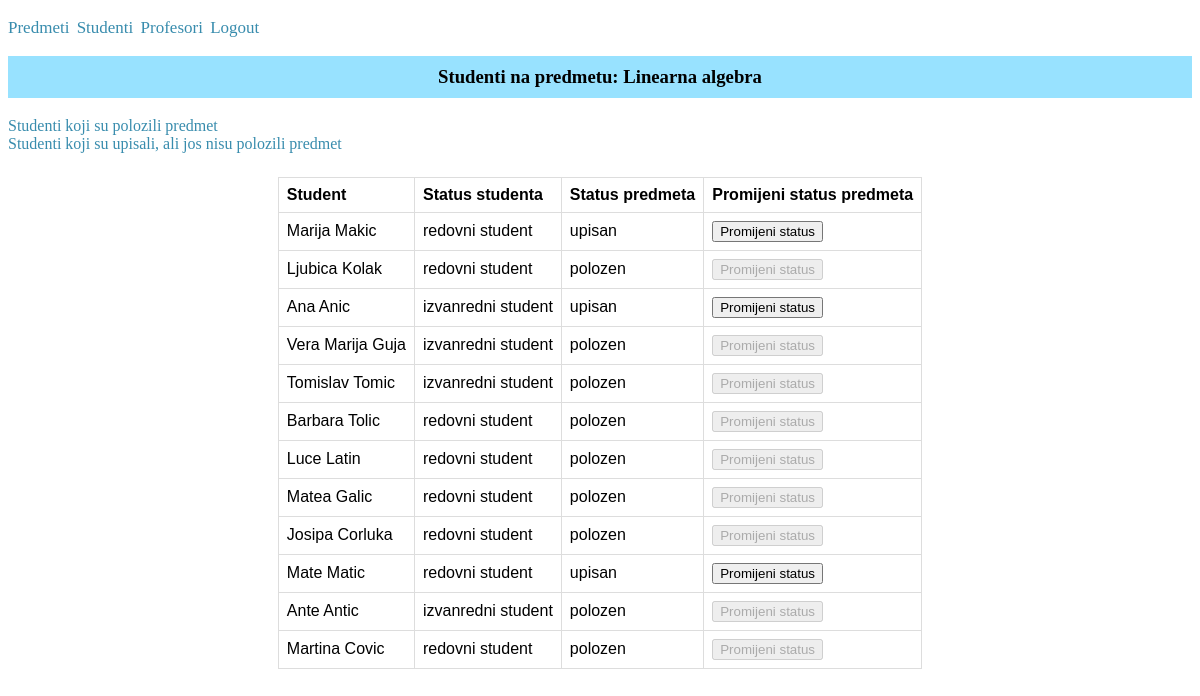
The app's page /students_on_subject/1/ (signed in) with its own data.
### app1/models.py (models this page shows, shortened)
class Predmeti(models.Model):
    IZBORNI = (('DA', 'da'), ('NE', 'ne'))
    name = models.CharField(max_length=255)
    kod = models.CharField(max_length=16)
    program = models.TextField()
    ects = models.IntegerField()
    sem_red = models.IntegerField()
    sem_izv = models.IntegerField()
    izborni = models.CharField(max_length=50, choices=IZBORNI)
    lecturer = models.ForeignKey(Korisnik, on_delete=models.CASCADE, blank=True, null=True)

class Upisi(models.Model):
    student = models.ForeignKey(Korisnik, on_delete=models.CASCADE, blank=True, null=True, related_name='korisnik')
    predmet = models.ForeignKey(Predmeti, on_delete=models.CASCADE, blank=True, null=True, related_name ='predmeti')
    STATUS = (('upisan', 'Upisan'), ('polozen', 'Polozen'))
    status = models.CharField(max_length=64, choices=STATUS, default='upisan')

class Korisnik(AbstractUser):
    email = models.EmailField()
    ROLES = (('profesor', 'profesor'), ('student', 'student'))
    role = models.CharField(max_length=50, choices=ROLES)
    STATUS = (('none', 'None'), ('izvanredni student', 'izvanredni student'), ('redovni student', 'redovni student'))
    status = models.CharField(max_length=50, choices=STATUS)

### app1/decorators.py (the view)
    def wrap(request, *args, **kwargs):
        if request.user.role == 'profesor' or request.user.is_superuser:
            return function(request, *args, **kwargs)
        else:
            return redirect('front_page')

### app1/views.py (called while the page is built)
@profesor_required
def students_on_subject(request, subject_id):
    rows = Upisi.objects.filter(predmet_id = subject_id)
    subject = Predmeti.objects.get(id = subject_id)
    return render(request, 'students_on_subject.html', {'data':rows, 'subject':subject})

### app1/templates/students_on_subject.html
{% extends 'base.html' %}
{% block students_on_subject %}
<h3>Studenti na predmetu: {{subject.name}}</h3>
<a href="{%url 'students_passed_subject' subject_id=subject.id %}">Studenti koji su polozili predmet</a><br>
<td ><a href="{%url 'enrolled_not_passed' subject_id=subject.id %}">Studenti koji su upisali, ali jos nisu polozili predmet</a>
<table class="students_subject">
    <tr>
        <th>Student</th>
        <th>Status studenta</th>
        <th>Status predmeta</th>
        <th>Promijeni status predmeta</th>
    </tr>
{% for student in data %}
    <tr>
        <td>{{student.student.first_name}} {{student.student.last_name}}</td>
        <td>{{student.student.status}}</td>
        <td>{{student.status}}</td>
        {% if student.status == 'upisan' %}
        <td ><a href="{%url 'change_status' subject_id=subject.id student_id=student.student.id %}"><button class="change_status">Promijeni status</button></a></td>
        {% else %}
            <td><button type="submit" disabled>Promijeni status</i></button></td>
        {% endif %}
    </tr>
{% endfor %}
</table>
{% endblock %}

### app1/static/css/style.css (style rules this page uses)
table { font-family: arial, sans-serif; border-collapse: collapse; margin-left: auto; margin-right: auto; margin-top: 2%; }
td, th { border: 1px solid #dddddd; text-align: left; padding: 8px; }
h3 { text-align: center; padding:10px 15px; background-color: rgba(127, 219, 255, 0.805); }
a { color: rgba(7, 112, 153, 0.805); text-decoration: none; }

### records on screen
Predmeti: name "Linearna algebra"
Upisi: student.first_name "Marija", student.last_name "Makic", student.status "redovni student", status "upisan", shows "Promijeni status"
Upisi: student.first_name "Ljubica", student.last_name "Kolak", student.status "redovni student", status "polozen", shows "Promijeni status"
Upisi: student.first_name "Ana", student.last_name "Anic", student.status "izvanredni student", status "upisan", shows "Promijeni status"
Upisi: student.first_name "Vera Marija", student.last_name "Guja", student.status "izvanredni student", status "polozen", shows "Promijeni status"
Upisi: student.first_name "Tomislav", student.last_name "Tomic", student.status "izvanredni student", status "polozen", shows "Promijeni status"
Upisi: student.first_name "Barbara", student.last_name "Tolic", student.status "redovni student", status "polozen", shows "Promijeni status"
Upisi: student.first_name "Luce", student.last_name "Latin", student.status "redovni student", status "polozen", shows "Promijeni status"
Upisi: student.first_name "Matea", student.last_name "Galic", student.status "redovni student", status "polozen", shows "Promijeni status"
Upisi: student.first_name "Josipa", student.last_name "Corluka", student.status "redovni student", status "polozen", shows "Promijeni status"
Upisi: student.first_name "Mate", student.last_name "Matic", student.status "redovni student", status "upisan", shows "Promijeni status"
Upisi: student.first_name "Ante", student.last_name "Antic", student.status "izvanredni student", status "polozen", shows "Promijeni status"
Upisi: student.first_name "Martina", student.last_name "Covic", student.status "redovni student", status "polozen", shows "Promijeni status"
